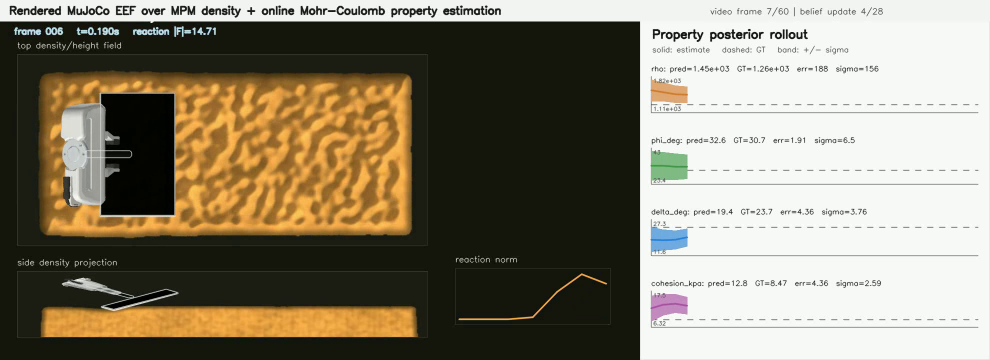
#> input picture frame 6 of assets/videos/density_mujoco_eef_property_overlay.mp4, 1980 x 720 px, given in place of sand3d_density_render.mp4, which was not available (shown at 1/2 size)
$ python composite_franka_on_density.py
#> lines starting #> are read from the running program, lines starting #| are printed output that depends on the picture; pictures that were not available may be replaced by others from this repository, and a replacement may not be noted
from __future__ import annotations

import argparse
from pathlib import Path

import cv2
import numpy as np


ROOT = Path(__file__).resolve().parents[1]


def parse_args() -> argparse.Namespace:
    parser = argparse.ArgumentParser()
    parser.add_argument(
        "--density-video",
        type=Path,
        default=ROOT / "outputs/3d_mpm_density_render/sand3d_density_render.mp4",
        help="MPM density-render video used as the background layer.",
    )
    parser.add_argument(
        "--robot-video",
        type=Path,
        default=ROOT / "outputs/mujoco_newton_mpm_bridge/mujoco_robot_pass.mp4",
        help="MuJoCo-rendered Franka source. The script extracts the white robot links.",
    )
    parser.add_argument(
        "--output",
        type=Path,
        default=ROOT / "outputs/density_franka_composite/franka_on_density.mp4",
    )
    parser.add_argument(
        "--preview",
        type=Path,
        default=ROOT / "outputs/density_franka_composite/franka_on_density_preview.png",
    )
    parser.add_argument("--robot-alpha", type=float, default=0.96)
    parser.add_argument("--mask-threshold", type=int, default=172)
    parser.add_argument("--min-component-area", type=int, default=260)
    parser.add_argument("--max-component-area-frac", type=float, default=0.16)
    parser.add_argument("--feather", type=int, default=9)
    parser.add_argument(
        "--hide-density-tool",
        action="store_true",
        help="Cover the density-rendered blade outlines before adding Franka.",
    )
    return parser.parse_args()


def main() -> None:
    args = parse_args()
    density_video = resolve(args.density_video)
    robot_video = resolve(args.robot_video)
    output = resolve(args.output)
    preview = resolve(args.preview)

    density_cap = cv2.VideoCapture(density_video.as_posix())
    robot_cap = cv2.VideoCapture(robot_video.as_posix())
    if not density_cap.isOpened():
        raise RuntimeError(f"Could not open density video: {density_video}")
    if not robot_cap.isOpened():
        raise RuntimeError(f"Could not open robot video: {robot_video}")

    density_frames = int(density_cap.get(cv2.CAP_PROP_FRAME_COUNT))
    robot_frames = int(robot_cap.get(cv2.CAP_PROP_FRAME_COUNT))
    fps = float(density_cap.get(cv2.CAP_PROP_FPS) or 30.0)
    width = int(density_cap.get(cv2.CAP_PROP_FRAME_WIDTH))
    height = int(density_cap.get(cv2.CAP_PROP_FRAME_HEIGHT))

    output.parent.mkdir(parents=True, exist_ok=True)
    writer = cv2.VideoWriter(
        output.as_posix(),
        cv2.VideoWriter_fourcc(*"mp4v"),
        fps,
        (width, height),
    )
    if not writer.isOpened():
        raise RuntimeError(f"Could not open output video writer: {output}")

    preview_frame: np.ndarray | None = None
    for frame_id in range(density_frames):
        ok, base = density_cap.read()
        if not ok:
            break
        robot_id = map_frame(frame_id, max(density_frames, 1), max(robot_frames, 1))
        robot_cap.set(cv2.CAP_PROP_POS_FRAMES, robot_id)
        ok, robot = robot_cap.read()
        if not ok:
            break
        if robot.shape[:2] != base.shape[:2]:
            robot = cv2.resize(robot, (width, height), interpolation=cv2.INTER_AREA)
        if args.hide_density_tool:
            base = remove_density_tool_overlays(base)
        mask = extract_franka_mask(
            robot,
            threshold=args.mask_threshold,
            min_area=args.min_component_area,
            max_area_frac=args.max_component_area_frac,
            feather=args.feather,
        )
        composed = alpha_composite(base, robot, mask, args.robot_alpha)
        writer.write(composed)
        if frame_id == max(0, density_frames // 2):
            preview_frame = composed.copy()
#> this loop made 31 passes
#> num_labels in extract_franka_mask on passes 1 to 12: 17, 16, 15, 17, 18, 17, 23, 19, 19, 15, 16, 18
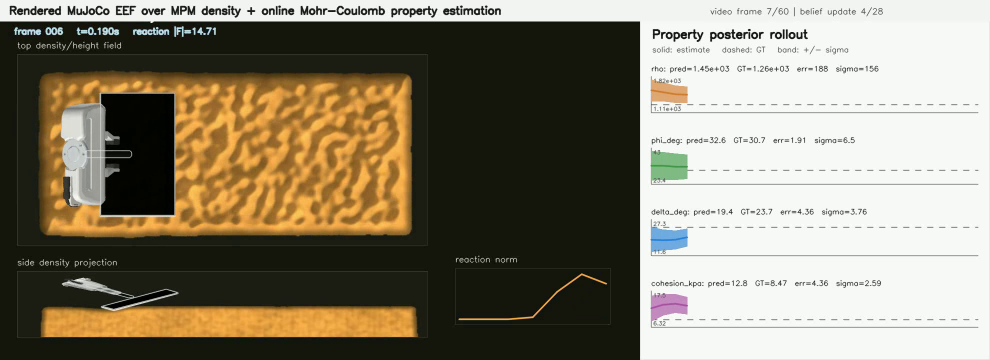
#> input picture frame 6 of assets/videos/density_mujoco_eef_property_overlay.mp4, 1980 x 720 px, given in place of sand3d_density_render.mp4, which was not available (shown at 1/2 size)
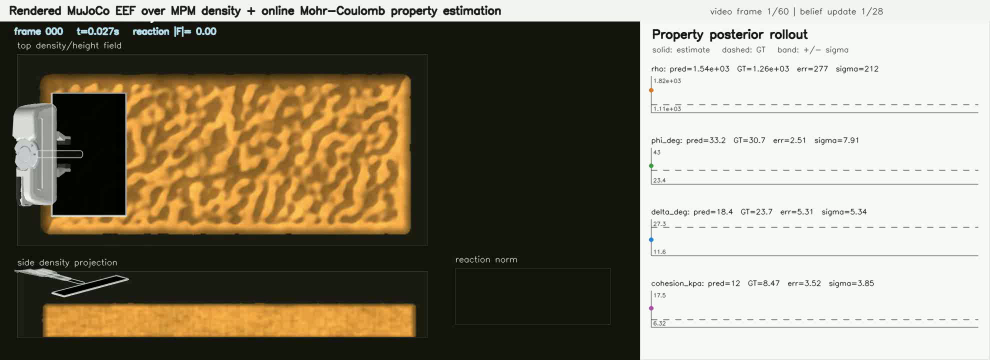
#> input picture frame 0 of assets/videos/density_mujoco_eef_property_overlay.mp4, 1980 x 720 px, given in place of mujoco_robot_pass.mp4, which was not available (shown at 1/2 size)
#> pass 1, in extract_franka_mask, `saturation = hsv[:, :, 1]`:
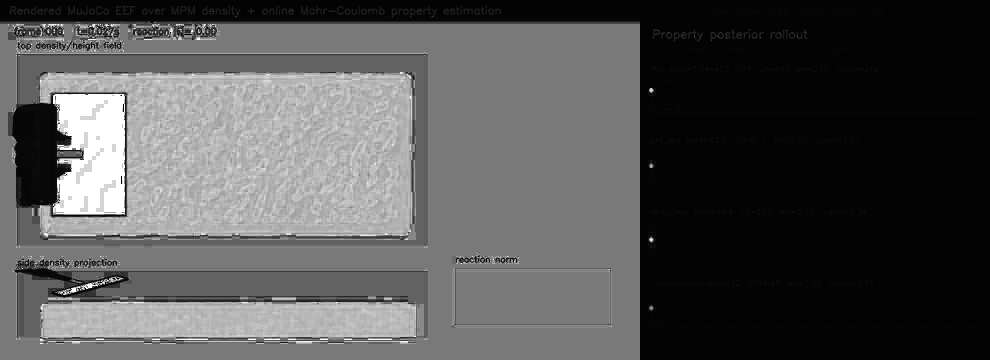
#> saturation: shape (720, 1980) (shown at 1/2 size); min 0, max 255, mean 83.8
#> pass 1, in extract_franka_mask, `b, g, r = cv2.split(frame)`:
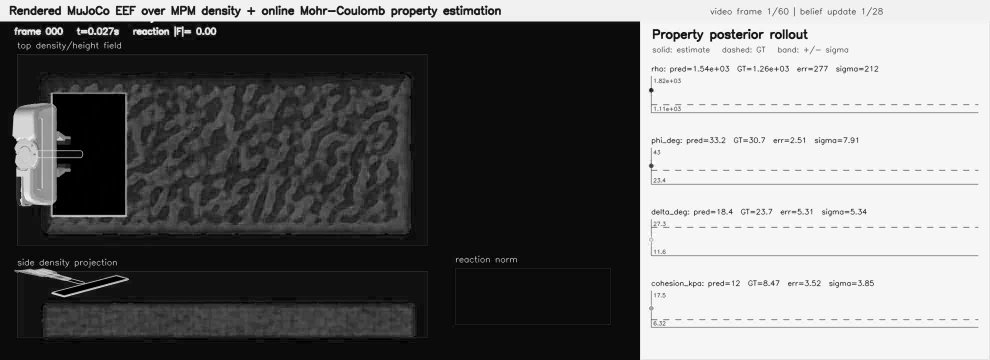
#> b: shape (720, 1980) (shown at 1/2 size); min 0, max 255, mean 110.8
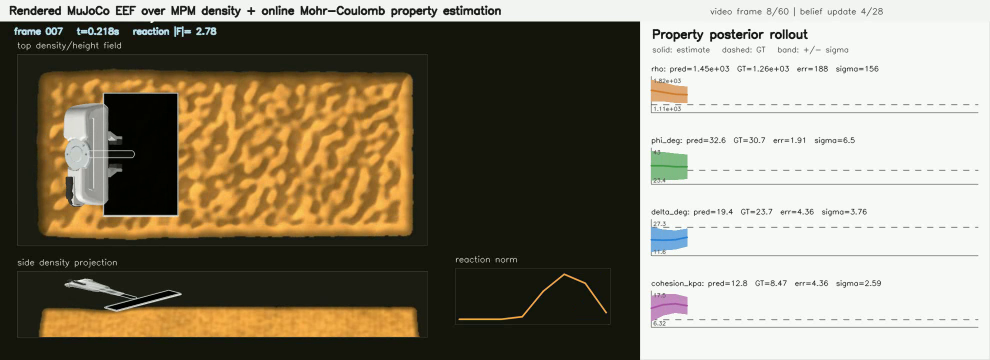
#> input picture frame 7 of assets/videos/density_mujoco_eef_property_overlay.mp4, 1980 x 720 px, given in place of sand3d_density_render.mp4, which was not available (shown at 1/2 size)
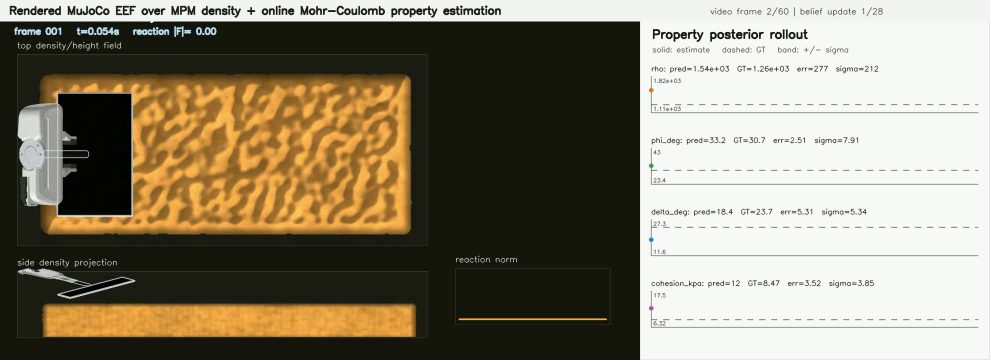
#> input picture frame 1 of assets/videos/density_mujoco_eef_property_overlay.mp4, 1980 x 720 px, given in place of mujoco_robot_pass.mp4, which was not available (shown at 1/2 size)
#> after the loop:
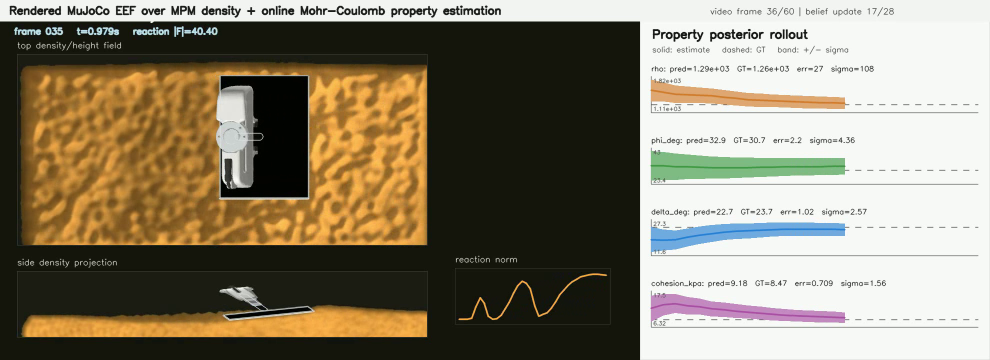
#> base: shape (720, 1980, 3) (shown at 1/2 size); mean B, G, R 108, 127.9, 137
#> after the loop:
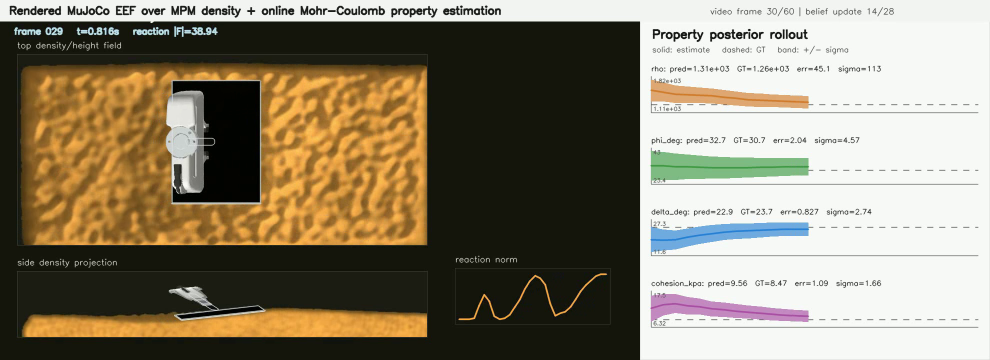
#> robot: shape (720, 1980, 3) (shown at 1/2 size); mean B, G, R 108.7, 128.8, 138.3

    density_cap.release()
    robot_cap.release()
    writer.release()
    if preview_frame is None:
        raise RuntimeError("No frames were written")
    cv2.imwrite(preview.as_posix(), preview_frame)
    print(f"composite_video={output}")
    print(f"composite_preview={preview}")
    print(f"frames_written={frame_id + 1}")


def resolve(path: Path) -> Path:
    return path if path.is_absolute() else ROOT / path


def map_frame(frame_id: int, base_count: int, source_count: int) -> int:
    if base_count <= 1 or source_count <= 1:
        return 0
    alpha = frame_id / float(base_count - 1)
    return int(np.clip(round(alpha * (source_count - 1)), 0, source_count - 1))


def extract_franka_mask(
    frame: np.ndarray,
    threshold: int,
    min_area: int,
    max_area_frac: float,
    feather: int,
) -> np.ndarray:
    hsv = cv2.cvtColor(frame, cv2.COLOR_BGR2HSV)
    saturation = hsv[:, :, 1]
    value = hsv[:, :, 2]
    b, g, r = cv2.split(frame)
    channel_spread = np.maximum.reduce(
        [
            cv2.absdiff(b, g),
            cv2.absdiff(g, r),
            cv2.absdiff(b, r),
        ]
    )
    candidate = ((value >= threshold) & (saturation <= 86) & (channel_spread <= 76)).astype(np.uint8) * 255
    candidate[:44, :] = 0

    kernel = cv2.getStructuringElement(cv2.MORPH_ELLIPSE, (5, 5))
    candidate = cv2.morphologyEx(candidate, cv2.MORPH_OPEN, kernel)
    candidate = cv2.morphologyEx(candidate, cv2.MORPH_CLOSE, kernel, iterations=2)

    num_labels, labels, stats, _ = cv2.connectedComponentsWithStats(candidate, connectivity=8)
    max_area = int(frame.shape[0] * frame.shape[1] * max_area_frac)
    kept = np.zeros_like(candidate)
    for label in range(1, num_labels):
        area = int(stats[label, cv2.CC_STAT_AREA])
        if min_area <= area <= max_area:
            kept[labels == label] = 255

    kept = cv2.dilate(kept, kernel, iterations=1)
    if feather > 0:
        size = feather if feather % 2 == 1 else feather + 1
        kept = cv2.GaussianBlur(kept, (size, size), 0)
    return kept.astype(np.float32) / 255.0


def alpha_composite(base: np.ndarray, overlay: np.ndarray, mask: np.ndarray, alpha: float) -> np.ndarray:
    a = np.clip(mask[:, :, None] * alpha, 0.0, 1.0)
    blended = base.astype(np.float32) * (1.0 - a) + overlay.astype(np.float32) * a
    return np.clip(blended, 0, 255).astype(np.uint8)


def remove_density_tool_overlays(frame: np.ndarray) -> np.ndarray:
    cleaned = frame.copy()
    for rect in [(334, 144, 192, 260), (330, 602, 190, 38)]:
        x, y, w, h = rect
        roi = cleaned[y : y + h, x : x + w]
        if roi.size:
            cleaned[y : y + h, x : x + w] = cv2.GaussianBlur(roi, (31, 31), 0)
    return cleaned


if __name__ == "__main__":
    main()

$ run again, starting later in the video
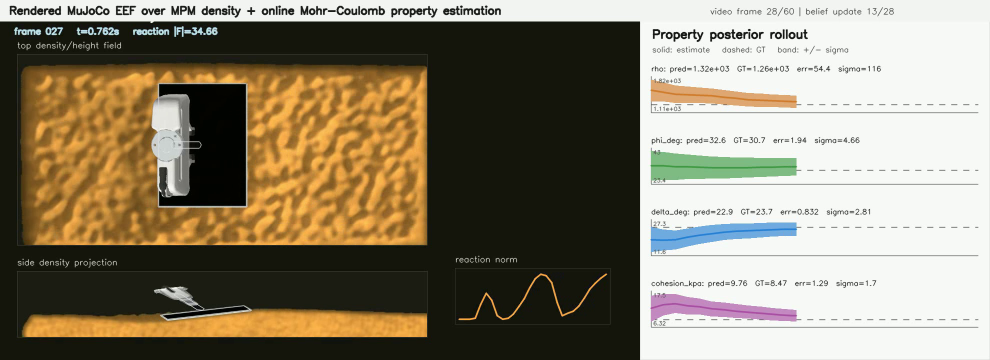
#> input picture frame 27 of assets/videos/density_mujoco_eef_property_overlay.mp4, 1980 x 720 px, given in place of sand3d_density_render.mp4, which was not available (shown at 1/2 size)
#> the loop in main, `for frame_id in range(density_frames):` made 31 passes
#> num_labels in extract_franka_mask on passes 1 to 8: 17, 16, 15, 17, 18, 17, 23, 19
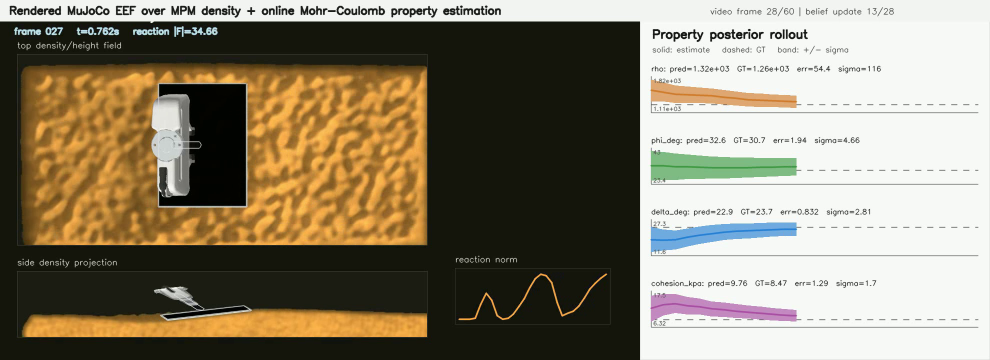
#> input picture frame 27 of assets/videos/density_mujoco_eef_property_overlay.mp4, 1980 x 720 px, given in place of sand3d_density_render.mp4, which was not available (shown at 1/2 size)
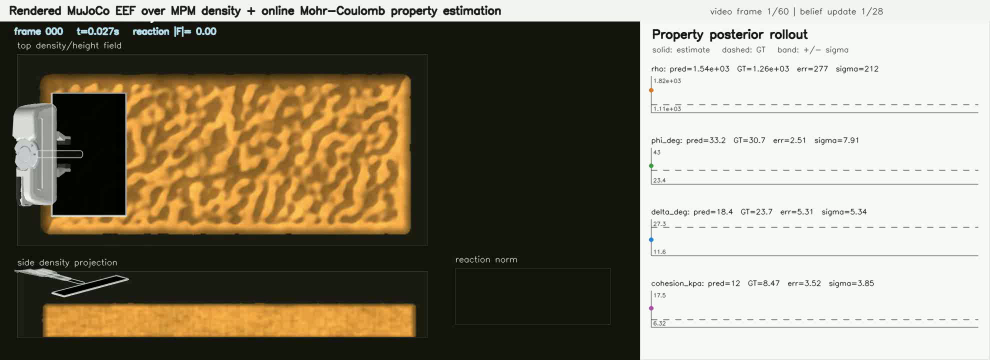
#> input picture frame 0 of assets/videos/density_mujoco_eef_property_overlay.mp4, 1980 x 720 px, given in place of mujoco_robot_pass.mp4, which was not available (shown at 1/2 size)
#> after the loop in main, `for frame_id in range(density_frames):`:
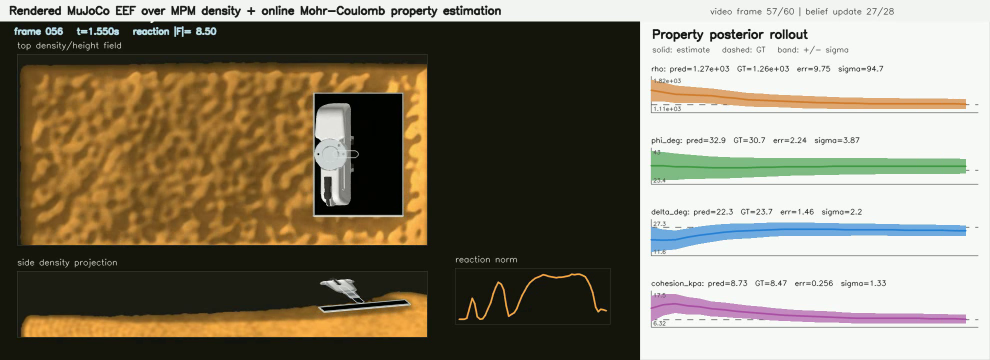
#> base: shape (720, 1980, 3) (shown at 1/2 size); mean B, G, R 105.6, 124.3, 132.4
